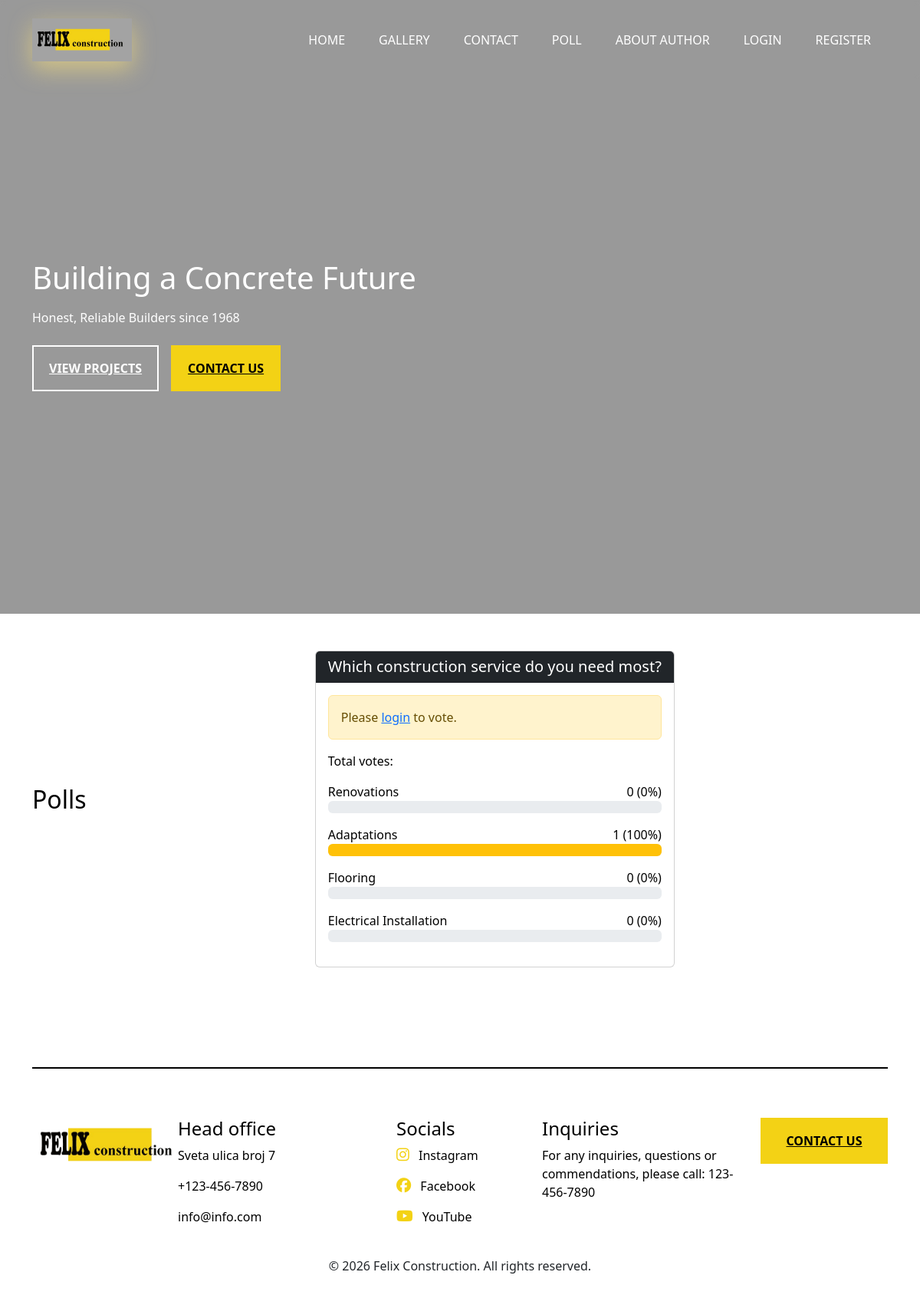
Page /poll.php on the committed database.
### tables this page shows
CREATE TABLE `navigation` (
  `id` int(11) NOT NULL,
  `text` varchar(100) NOT NULL,
  `url` varchar(255) NOT NULL,
  `position` int(11) DEFAULT 0,
  `active` tinyint(1) DEFAULT 1
);

CREATE TABLE `polls` (
  `id` int(11) NOT NULL,
  `question` varchar(255) NOT NULL,
  `active` tinyint(1) DEFAULT 1,
  `created_at` timestamp NOT NULL DEFAULT current_timestamp()
);

CREATE TABLE `poll_options` (
  `id` int(11) NOT NULL,
  `poll_id` int(11) NOT NULL,
  `option_text` varchar(255) NOT NULL
);

### poll.php (the view, shortened to what this page needs)
<?php
require_once 'includes/header.php';
$polls = $db->query("SELECT * FROM polls WHERE active = 1 ORDER BY created_at DESC")->fetchAll();
?>
<section class="container-fluid py-5 bg-white">
    <div class="container">
        <h2 class="text-center mb-5 crna-slova">Polls</h2>
        <?php if (empty($polls)): ?>
            <p class="text-center crna-slova">No active polls at the moment.</p>
        <?php else: ?>
            <?php foreach ($polls as $poll): ?>
                <?php
                $stmt = $db->prepare("
                    SELECT po.*, COUNT(pv.id) as votes
                    FROM poll_options po
                    LEFT JOIN poll_votes pv ON po.id = pv.option_id
                    WHERE po.poll_id = ?
                    GROUP BY po.id
                ");
                $stmt->execute([$poll['id']]);
                $options = $stmt->fetchAll();
                $totalVotes = array_sum(array_column($options, 'votes'));
                $hasVoted = false;
                ?>
                <div class="card mb-4 mx-auto" style="max-width: 700px;">
                    <div class="card-header bg-dark text-white">
                        <h5 class="mb-0"><?php echo htmlspecialchars($poll['question']); ?></h5>
                    </div>
                    <div class="card-body">
                        <?php if (!isset($_SESSION['user_id'])): ?>
                            <div class="alert alert-warning">
                                Please <a href="/WEB_SAJTOVI_PHP/felix_php/login.php">login</a> to vote.
                            </div>
                        <?php endif; ?>
                        <?php if ($hasVoted || !isset($_SESSION['user_id'])): ?>
                            <p class="crna-slova mb-3">Total votes: <strong><?php echo $totalVotes; ?></strong></p>
                            <?php foreach ($options as $option): ?>
                                <?php $percent = $totalVotes > 0 ? round(($option['votes'] / $totalVotes) * 100) : 0; ?>
                                <div class="mb-3">
                                    <div class="d-flex justify-content-between">
                                        <span class="crna-slova"><?php echo htmlspecialchars($option['option_text']); ?></span>
                                        <span class="crna-slova"><?php echo $option['votes']; ?> (<?php echo $percent; ?>%)</span>
                                    </div>
                                    <div class="progress">
                                        <div class="progress-bar bg-warning" style="width: <?php echo $percent; ?>%"></div>
                                    </div>
                                </div>
                            <?php endforeach; ?>
                        <?php endif; ?>
                    </div>
                </div>
            <?php endforeach; ?>
        <?php endif; ?>
    </div>
</section>
<?php require_once 'includes/footer.php'; ?>

### includes/header.php (shortened to what this page needs)
<?php
require_once __DIR__ . '/db.php';
$stmt = $db->prepare("SELECT * FROM navigation WHERE active = 1 ORDER BY position ASC");
$stmt->execute();
$navLinks = $stmt->fetchAll();
?>
<!DOCTYPE html>
<html lang="en">
<head>
    <link rel='stylesheet' type='text/css' href='/WEB_SAJTOVI_PHP/felix_php/css/style.css'>
    <link rel='stylesheet' type='text/css' href='/WEB_SAJTOVI_PHP/felix_php/css/responsive.css'>
    <link rel="stylesheet" href="https://cdn.jsdelivr.net/npm/intl-tel-input@23/build/css/intlTelInput.css">
    <link href="https://cdn.jsdelivr.net/npm/bootstrap@5.3.0-alpha3/dist/css/bootstrap.min.css" rel="stylesheet"
 />
    <link rel="stylesheet" href="https://cdn.jsdelivr.net/npm/bootstrap-icons@1.10.5/font/bootstrap-icons.css" />
    <link href="https://cdnjs.cloudflare.com/ajax/libs/font-awesome/6.5.2/css/all.min.css" rel="stylesheet" />
</head>
<body>
    <section id="headerrr" class="video-bg">
        <video autoplay muted loop class="video-bg__content">
            <source src="/WEB_SAJTOVI_PHP/felix_php/video/12956438-uhd_2560_1440_30fps.mp4" type="video/mp4">
        </video>
        <header class="container-fluid navbar-light mutna-pozadina p-3">
            <nav class="navbar navbar-expand-lg">
                <div class="container">
                    <a href="/WEB_SAJTOVI_PHP/felix_php/index.php" class="navbar-brand text-white box-shadow">
                        <img src="/WEB_SAJTOVI_PHP/felix_php/images/image-removebg-preview.png" alt="Logo" width="130">
                    </a>
                    <div class="navbar-collapse collapse" id="nekiokvir">
                        <ul class="navbar-nav text-uppercase ms-auto text-white">
                            <?php foreach ($navLinks as $link): ?>
                                <li class="nav-item beliOkvir">
                                    <a href="<?php echo $link['url']; ?>" class="nav-link text-white">
                                        <?php echo $link['text']; ?>
                                    </a>
                                </li>
                            <?php endforeach; ?>
                            <?php if (isset($_SESSION['user_id'])): ?>
                                <?php if ($_SESSION['user_role'] === 'admin'): ?>
                                    <li class="nav-item beliOkvir">
                                        <a href="/WEB_SAJTOVI_PHP/felix_php/admin/index.php" class="nav-link text-white">Admin</a>
                                    </li>
                                <?php endif; ?>
                                <li class="nav-item beliOkvir">
                                    <a href="/WEB_SAJTOVI_PHP/felix_php/logout.php" class="nav-link text-white">Logout</a>
                                </li>
                            <?php else: ?>
                                <li class="nav-item beliOkvir">
                                    <a href="/WEB_SAJTOVI_PHP/felix_php/login.php" class="nav-link text-white">Login</a>
                                </li>
                                <li class="nav-item beliOkvir">
                                    <a href="/WEB_SAJTOVI_PHP/felix_php/register.php" class="nav-link text-white">Register</a>
                                </li>
                            <?php endif; ?>
                        </ul>
                    </div>
                </div>
            </nav>
        </header>
        <div class="container">
            <div class="row min-vh-80 d-flex align-items-center">
                <div class="col-12">
                    <div class="sadrzaj-text">
                        <h1 class="mb-3">Building a Concrete Future</h1>
                        <p class="mb-4">Honest, Reliable Builders since 1968</p>
                        <div class="d-flex flex-column flex-sm-row gap-3">
                            <a href="/WEB_SAJTOVI_PHP/felix_php/gallery.php" class="btn-custom btn-outline">View Projects</a>
                            <a href="/WEB_SAJTOVI_PHP/felix_php/contact.php" class="btn-custom btn-yellow">Contact Us</a>
                        </div>
                    </div>
                </div>
            </div>
        </div>
    </section>

### css/style.css (style rules this page uses)
* { padding: 0px; margin: 0px; color: white; box-sizing: border-box; }
.crna-slova { color: black !important; }
.box-shadow { box-shadow: 0 10px 30px rgba(237, 215, 127, 0.7); background-color: rgba(255, 255, 255, 0.1) }
.video-bg { position: relative; width: 100%; height: 100vh; overflow: hidden; }
.video-bg::before { content: ""; position: absolute; top: 0; left: 0; width: 100%; height: 100%; background-color: rgba(0, 0, 0, 0.4); z-index: 0; }
.video-bg__content { position: absolute; top: 50%; left: 50%; width: auto; height: 100%; min-width: 100%; min-height: 100%; transform: translate(-50%, -50%); z-index: -1; object-fit: cover; }
header { position: relative; z-index: 2; }
.sadrzaj-text { position: relative; z-index: 2; color: white; }
.beliOkvir .nav-link { color: white !important; }
.mutna-pozadina { background-color: rgba(255, 255, 255, 0.0); backdrop-filter: blur(3px); -webkit-backdrop-filter: blur(5px); }
.beliOkvir { padding: 6px 14px; background-color: rgba(255, 255, 255, 0); }
.btn-custom { padding: 15px 20px; font-size: 16px; font-weight: 600; border: none; cursor: pointer; transition: all 0.3s ease; text-transform: uppercase; text-align: center; min-height: 60px; display: flex; align-items: center; justify-content: center; }
.btn-outline { background-color: transparent; border: 2px solid white; color: white; }
.btn-yellow { background-color: #f3d215; color: black; border: 2px solid #f3d215; }
.min-vh-80 { min-height: 80vh; }
.container { display: flex; align-items: center; gap: 20px; }

### rows in the picture
navigation: text "HOME"
navigation: text "GALLERY"
navigation: text "CONTACT"
navigation: text "POLL"
navigation: text "ABOUT AUTHOR"
polls: question "Which construction service do you need most?"
poll_options: option_text "Renovations", votes "0", percent "0"
poll_options: option_text "Adaptations", votes "1", percent "100"
poll_options: option_text "Flooring", votes "0", percent "0"
poll_options: option_text "Electrical Installation", votes "0", percent "0"
